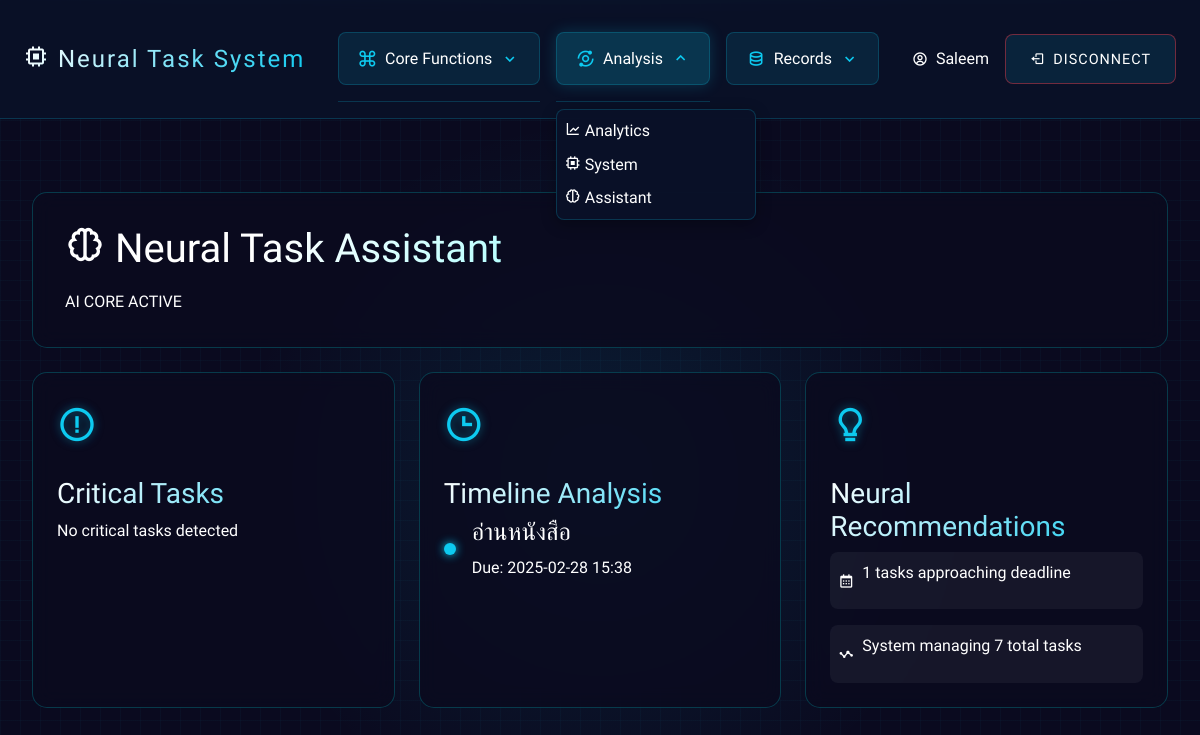
The page /neural-assistant (signed in) on the database as committed earlier.
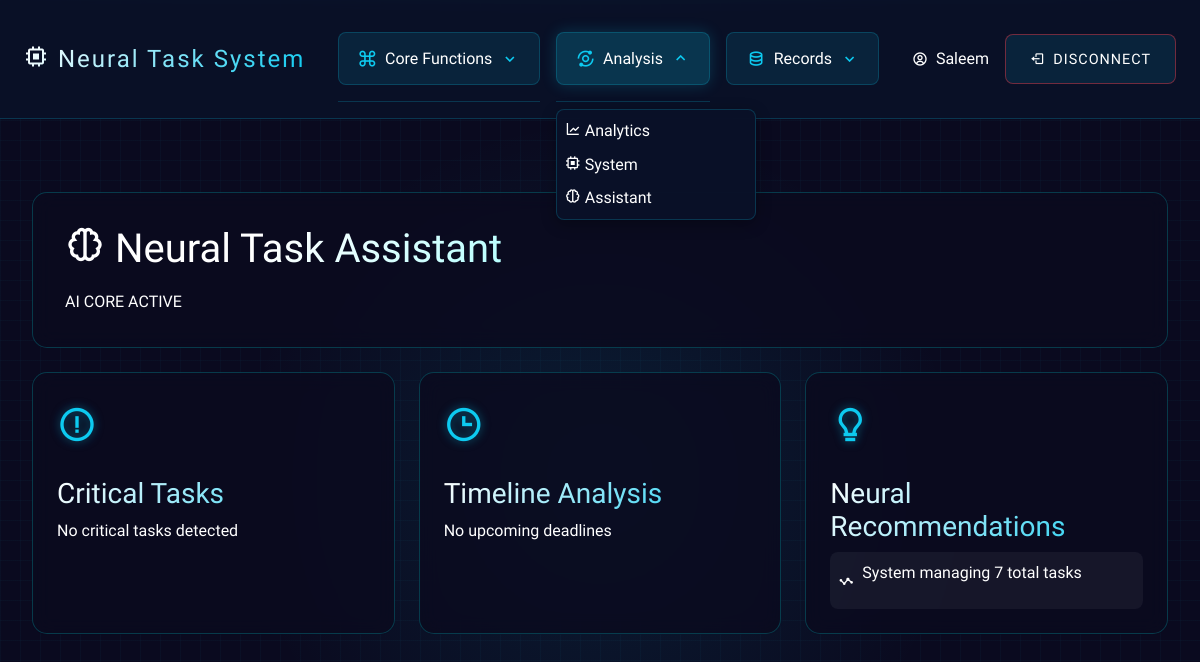
The same page on the database as committed later.
### models.py (models this page shows, shortened)
class User(db.Model, UserMixin):
    id = db.Column(db.Integer, primary_key=True)
    username = db.Column(db.String(150), unique=True, nullable=False)
    password_hash = db.Column(db.String(256), nullable=False)

class Task(db.Model):
    id = db.Column(db.Integer, primary_key=True)
    title = db.Column(db.String(255), nullable=False)
    description = db.Column(db.Text, nullable=True)
    completed = db.Column(db.Boolean, default=False)
    due_date = db.Column(db.DateTime, nullable=True)
    created_at = db.Column(db.DateTime, default=datetime.utcnow)
    completed_at = db.Column(db.DateTime, nullable=True)
    priority = db.Column(db.Integer, default=1)  # ตั้งค่าเริ่มต้นเป็น 1
    user_id = db.Column(db.Integer, db.ForeignKey("user.id"), nullable=False)
    user = db.relationship("User", backref=db.backref("tasks", lazy=True))

### routes.py (the view)
@app_routes.route("/neural-assistant")
@login_required
def neural_assistant():
    user_tasks = Task.query.filter_by(user_id=current_user.id).all()
    urgent_tasks = Task.query.filter(
        Task.user_id == current_user.id, Task.completed == False, Task.priority >= 4
    ).all()
    upcoming_deadlines = (
        Task.query.filter(
            Task.user_id == current_user.id,
            Task.completed == False,
            Task.due_date > datetime.utcnow(),
        )
        .order_by(Task.due_date.asc())
        .limit(5)
        .all()
    )
    return render_template(
        "neural_assistant.html",
        urgent_tasks=urgent_tasks,
        upcoming_deadlines=upcoming_deadlines,
        task_count=len(user_tasks),
    )

### app.py (called while the page is built)
@login_manager.user_loader
def load_user(user_id):
    return User.query.get(int(user_id))

### templates/neural_assistant.html (shortened to what this page needs)
{% extends "base.html" %}
{% block content %}
<div class="cyber-interface">
    <div class="neo-container">
        <div class="ai-header mb-4">
            <h1 class="cyber-title">
                <i class='bx bx-brain'></i> Neural Task Assistant
            </h1>
            <div class="system-info">
                <span class="status-indicator">AI CORE ACTIVE</span>
            </div>
        </div>
        <div class="neural-grid">
            <div class="matrix-card">
                <div class="neural-icon">
                    <i class='bx bx-error-circle'></i>
                </div>
                <h3 class="text-cyber">Critical Tasks</h3>
                <div class="urgent-tasks-list">
                    {% for task in urgent_tasks %}
                    <div class="task-item priority-{{ task.priority }}">
                        <div class="task-header">
                            <h4>{{ task.title }}</h4>
                            <span class="task-deadline">{{ task.due_date.strftime('%Y-%m-%d %H:%M') }}</span>
                        </div>
                        <p>{{ task.description }}</p>
                    </div>
                    {% else %}
                    <p class="no-data">No critical tasks detected</p>
                    {% endfor %}
                </div>
            </div>
            <div class="matrix-card">
                <div class="neural-icon">
                    <i class='bx bx-time'></i>
                </div>
                <h3 class="text-cyber">Timeline Analysis</h3>
                <div class="deadline-list">
                    {% for task in upcoming_deadlines %}
                    <div class="deadline-item">
                        <div class="time-indicator"></div>
                        <div class="deadline-info">
                            <h4>{{ task.title }}</h4>
                            <span>Due: {{ task.due_date.strftime('%Y-%m-%d %H:%M') }}</span>
                        </div>
                    </div>
                    {% else %}
                    <p class="no-data">No upcoming deadlines</p>
                    {% endfor %}
                </div>
            </div>
            <div class="matrix-card">
                <div class="neural-icon">
                    <i class='bx bx-bulb'></i>
                </div>
                <h3 class="text-cyber">Neural Recommendations</h3>
                <div class="ai-recommendations">
                    {% if upcoming_deadlines %}
                    <div class="recommendation">
                        <i class='bx bx-calendar'></i>
                        <p>{{ upcoming_deadlines|length }} tasks approaching deadline</p>
                    </div>
                    {% endif %}
                    <div class="recommendation">
                        <i class='bx bx-stats'></i>
                        <p>System managing {{ task_count }} total tasks</p>
                    </div>
                </div>
            </div>
        </div>
    </div>
</div>
{% endblock %}

### templates/base.html (shortened to what this page needs)
<!DOCTYPE html>
<html lang="en">
<head>
    {% block head %}
    <link href="https://cdn.jsdelivr.net/npm/bootstrap@5.3.2/dist/css/bootstrap.min.css" rel="stylesheet">
    <link href="https://cdn.jsdelivr.net/npm/boxicons@2.1.4/css/boxicons.min.css" rel="stylesheet">
    <link rel="stylesheet" type="text/css" href="{{ url_for('static', filename='css/styles.css') }}">
    {% endblock %}
</head>
<body>
    <div class="cyber-interface">
        <nav class="cyber-nav">
            <div class="container-fluid px-4">
                <div class="nav-wrapper">
                    <div class="nav-brand">
                        <a class="navbar-brand text-cyber" href="{{ url_for('app_routes.index') }}">
                            <i class='bx bx-chip me-2'></i>Neural Task System
                        </a>
                    </div>
                    {% if current_user.is_authenticated %}
                    <div class="nav-menu-wrapper">
                        <div class="nav-menu">
                            <div class="menu-section">
                                <div class="section-header" data-section="core">
                                    <i class='bx bx-command'></i>
                                    <span>Core Functions</span>
                                    <i class='bx bx-chevron-down'></i>
                                </div>
                            </div>
                            <div class="menu-section">
                                <div class="section-header" data-section="analysis">
                                    <i class='bx bx-analyse'></i>
                                    <span>Analysis</span>
                                    <i class='bx bx-chevron-down'></i>
                                </div>
                                <div class="section-content" id="analysis-content">
                                    <a href="{{ url_for('app_routes.analytics') }}" class="nav-link">
                                        <i class='bx bx-line-chart'></i>
                                        <span>Analytics</span>
                                    </a>
                                    <a href="{{ url_for('app_routes.system_status') }}" class="nav-link">
                                        <i class='bx bx-chip'></i>
                                        <span>System</span>
                                    </a>
                                    <a href="{{ url_for('app_routes.neural_assistant') }}" class="nav-link">
                                        <i class='bx bx-brain'></i>
                                        <span>Assistant</span>
                                    </a>
                                </div>
                            </div>
                            <div class="menu-section">
                                <div class="section-header" data-section="records">
                                    <i class='bx bx-data'></i>
                                    <span>Records</span>
                                    <i class='bx bx-chevron-down'></i>
                                </div>
                            </div>
                        </div>
                    </div>
                    {% endif %}
                    <div class="nav-actions">
                        {% if current_user.is_authenticated %}
                        <div class="user-info">
                            <i class='bx bx-user-circle'></i>
                            <span>{{ current_user.username }}</span>
                        </div>
                        <a href="{{ url_for('app_routes.logout') }}" class="cyber-action delete">
                            <i class='bx bx-log-out'></i>
                            <span>Disconnect</span>
                        </a>
                        {% else %}
                        <a href="{{ url_for('app_routes.login') }}" class="cyber-action">
                            <i class='bx bx-log-in'></i>
                            <span>Access System</span>
                        </a>
                        {% endif %}
                    </div>
                </div>
            </div>
        </nav>
        {% block content %}{% endblock %}
    </div>
</body>
</html>

Rows that differ between the two databases and show on the page:
no longer on this page (row edited): Task: title "อ่านหนังสือ", due_date "2025-02-28 15:38"
Other text that changed with them:
{{ upcoming_deadlines|length }}: "1" → (not shown)
text no longer shown: "tasks approaching deadline"
text now shown: "No upcoming deadlines"
